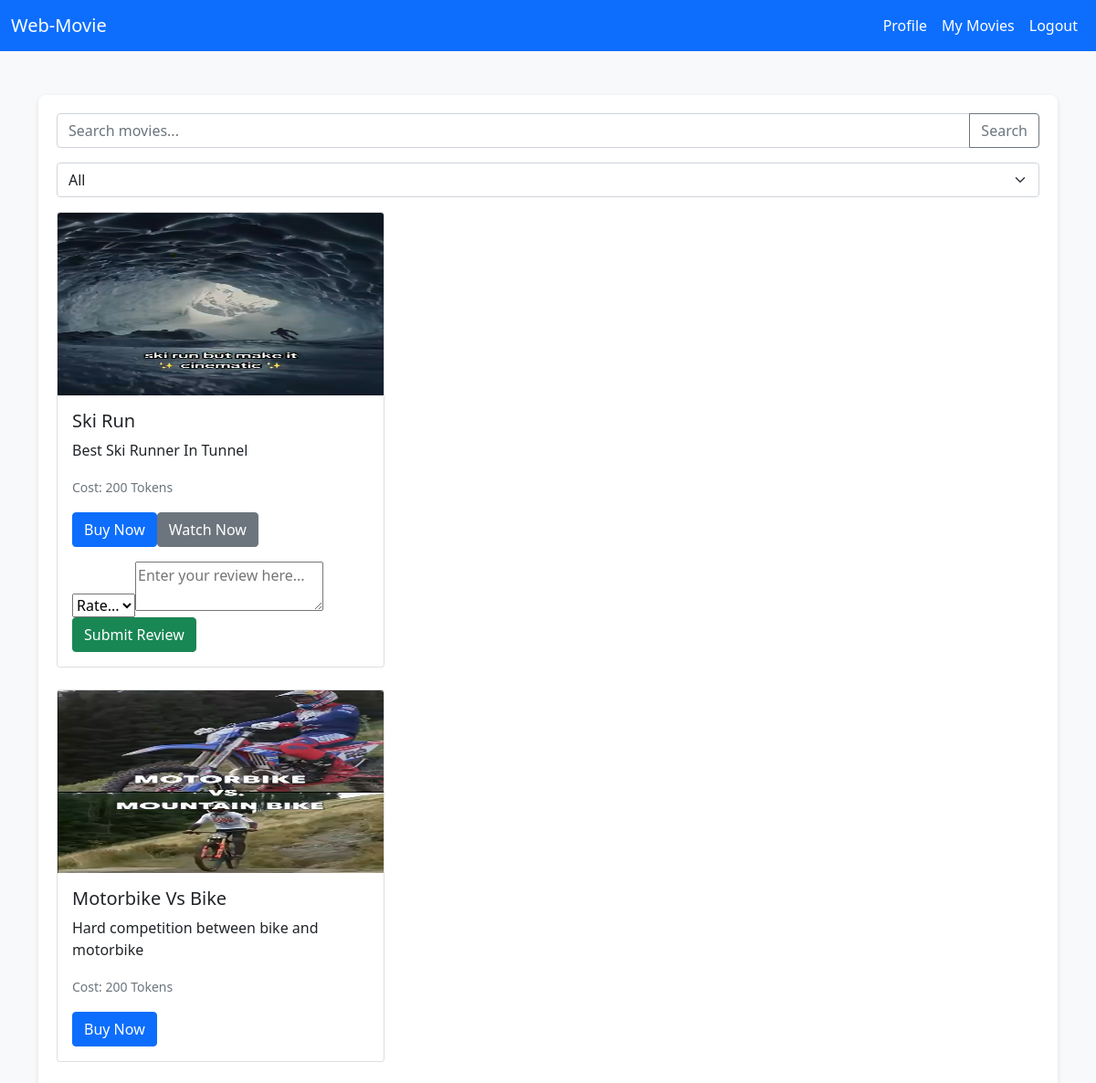
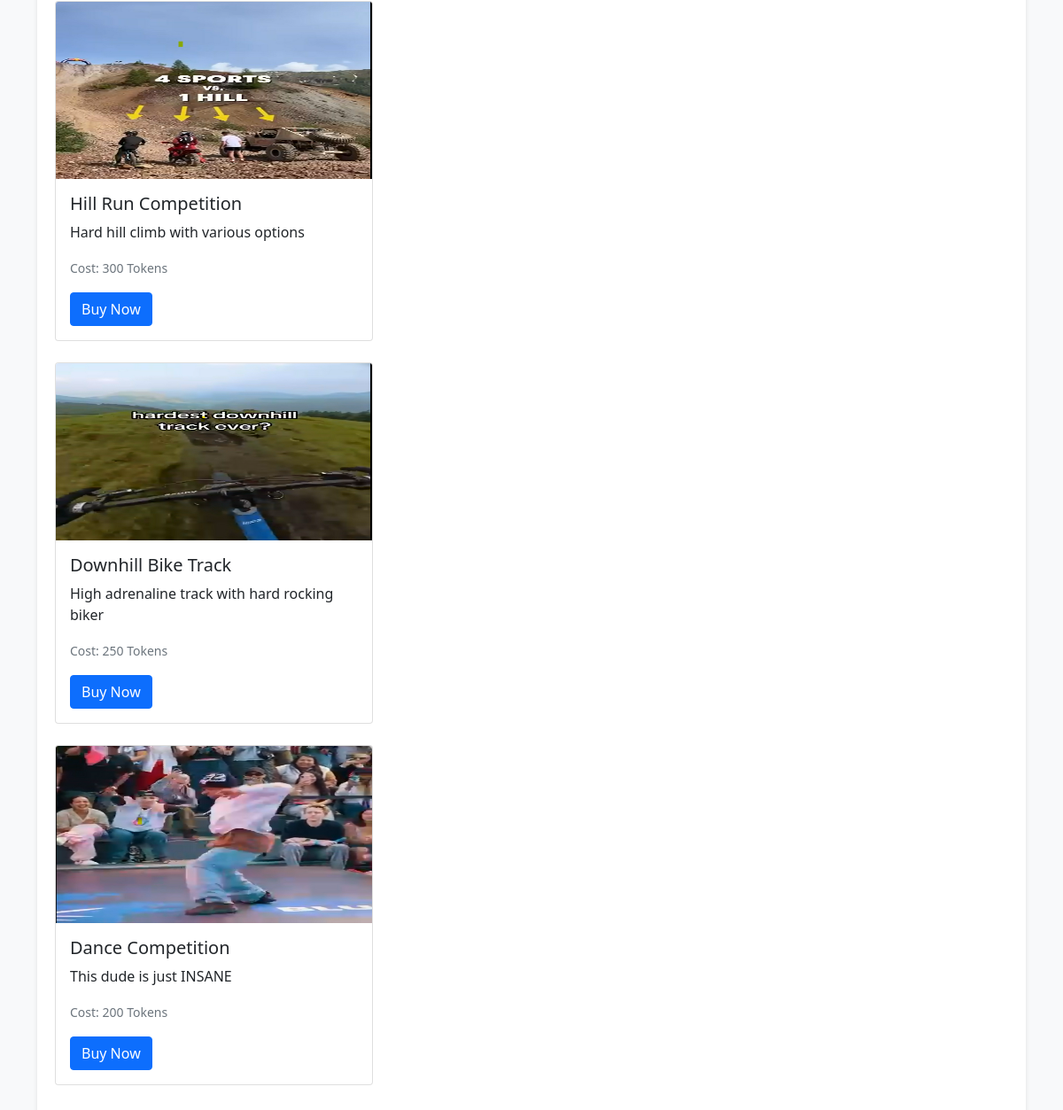
/index.php (signed in), run on the app's committed database (2 pictures, top to bottom).
### tables this page shows
CREATE TABLE `movies` (
  `MovieID` int(11) NOT NULL,
  `Title` varchar(255) NOT NULL,
  `Description` text DEFAULT NULL,
  `TokenCost` int(11) NOT NULL,
  `ThumbnailURL` varchar(255) DEFAULT NULL,
  `MovieURL` varchar(255) DEFAULT NULL
);

### display_movies.php (the view, shortened to what this page needs)
<?php
include 'db.php';
$userId = $_SESSION['userid'] ?? null;
$sql = "SELECT Movies.MovieID, Movies.Title, Movies.Description, Movies.TokenCost, Movies.ThumbnailURL, Movies.MovieURL,
        EXISTS(SELECT 1 FROM Purchases WHERE Purchases.MovieID = Movies.MovieID AND Purchases.UserID = ?) AS Purchased
        FROM Movies WHERE 1=1";
$stmt = $conn->prepare($sql);
$params = [$userId];
$param_type = 'i';
$stmt->bind_param($param_type, ...$params);
$stmt->execute();
$result = $stmt->get_result();
if ($result->num_rows > 0) {
    while($row = $result->fetch_assoc()) {
        echo "<div class='col-md-4 col-sm-6 mb-4'>";
        echo "<div class='card'>";
        echo "<img class='card-img-top' src='" . $row["ThumbnailURL"] . "' alt='Movie Image' style='height: 200px;'>";
        echo "<div class='card-body'>";
        echo "<h5 class='card-title'>" . $row["Title"] . "</h5>";
        echo "<p class='card-text'>" . $row["Description"] . "</p>";
        echo "<p class='card-text'><small class='text-muted'>Cost: " . $row["TokenCost"] . " Tokens</small></p>";
        echo "<a href='purchase_movie.php?movieId=" . $row["MovieID"] . "' class='btn btn-primary'>Buy Now</a>";
        if ($row['Purchased']) {
            echo "<a href='" . $row["MovieURL"] . "' class='btn btn-secondary' target='_blank'>Watch Now</a>";
            echo "<form action='submit_review.php' method='post' class='mt-3'>";
            echo "<select name='rating' required>";
            echo "<option value=''>Rate...</option>";
            echo "</select>";
            echo "<textarea name='reviewText' placeholder='Enter your review here...' required></textarea>";
            echo "<button type='submit' class='btn btn-success'>Submit Review</button>";
            echo "</form>";
        }
        echo "</div>";
        echo "</div>";
        echo "</div>";
    }
} else {
    echo "<div class='col-12'><p>No movies found.</p></div>";
}
?>

### index.php (shortened to what this page needs)
<!DOCTYPE html>
<html lang="en">
<head>
    <link href="https://cdn.jsdelivr.net/npm/bootstrap@5.1.3/dist/css/bootstrap.min.css" rel="stylesheet">
</head>
<body>
    <nav class="navbar navbar-expand-lg navbar-dark bg-primary sticky-top">
        <div class="container-fluid">
            <a class="navbar-brand" href="#">Web-Movie</a>
            <div class="collapse navbar-collapse" id="navbarNav">
                <ul class="navbar-nav ms-auto">
                    <li class="nav-item">
                        <a class="nav-link" href="profile.php">Profile</a>
                    </li>
                    <li class="nav-item">
                        <a class="nav-link" href="my_movies.php">My Movies</a>
                    </li>
                    <li class="nav-item">
                        <a class="nav-link" href="logout.php">Logout</a>
                    </li>
                </ul>
            </div>
        </div>
    </nav>
    <main class="container mt-5">
        <div class="form-container">
            <form method="get" action="index.php" class="mb-3">
                <div class="input-group mb-3">
                    <input type="text" class="form-control" name="search" placeholder="Search movies..." value="<?php echo htmlspecialchars($_GET['search'] ?? ''); ?>">
                    <button class="btn btn-outline-secondary" type="submit" id="button-addon2">Search</button>
                </div>
                <select name="filter" class="form-select mb-3">
                    <option value="all">All</option>
                </select>
            </form>
            <?php include 'display_movies.php'; ?>
        </div>
    </main>
</body>
</html>

### index.php (style rules this page uses)
body { background-color: #f8f9fa; }
.navbar { background-color: #007bff; }
.navbar-brand, .nav-link { color: white !important; }
.form-container { padding: 20px; background: #ffffff; border-radius: 8px; box-shadow: 0 2px 5px rgba(0,0,0,.1); margin-bottom: 20px; }
.card { margin-bottom: 20px; }

### data on the page
movies: ThumbnailURL (picture), Title "Ski Run", Description "Best Ski Runner In Tunnel", TokenCost "200"
movies: ThumbnailURL (picture), Title "Motorbike Vs Bike", Description "Hard competition between bike and motorbike", TokenCost "200"
movies: ThumbnailURL (picture), Title "Hill Run Competition", Description "Hard hill climb with various options", TokenCost "300"
movies: ThumbnailURL (picture), Title "Downhill Bike Track", Description "High adrenaline track with hard rocking biker", TokenCost "250"
movies: ThumbnailURL (picture), Title "Dance Competition", Description "This dude is just INSANE", TokenCost "200"
